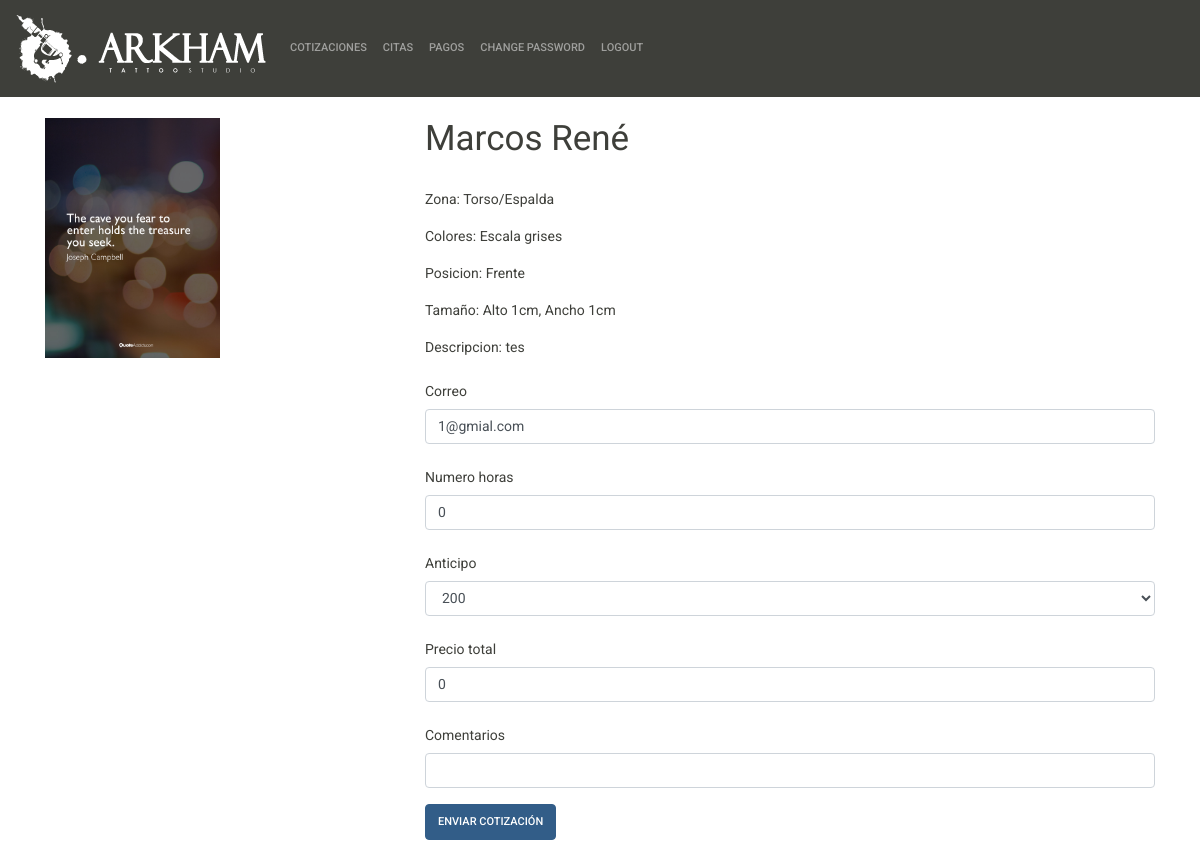
Page /cotizaciones/editar/4/ (signed in) on the committed database.
### web/models.py (models this page shows, shortened)
class Quotation(models.Model):
    creacion = models.DateTimeField(auto_now_add=True, blank=True)
    nombre   = models.CharField(max_length=128)
    telefono = models.CharField(max_length=10)
    correo   = models.EmailField(max_length=254)
    zona     = models.CharField(max_length= 17, choices=zona_option, default='Torso/Espalda')
    tinta    = models.CharField(max_length= 16, choices=tinta_option, default='escala')
    posicion = models.CharField(max_length= 9, choices=posicion_option, default='frente')
    alto        = models.IntegerField(null=False)
    ancho       = models.IntegerField(null=False)
    referencia1 = models.ImageField(null=True, blank=True)
    referencia2 = models.ImageField(null=True, blank=True)
    referencia3 = models.ImageField(null=True, blank=True)
    descripcion = models.TextField(max_length=280, default='')
    no_horas    = models.IntegerField(default=0)
    anticipo    = models.IntegerField(default=200, choices=anticipo_option)
    precioTotal = models.IntegerField(default=0)
    comentarios = models.TextField(max_length=280, default='')
    cotizado    = models.BooleanField(default=False)

### quotation/views.py (the view, shortened to what this page needs)
# urls.py: path('editar/<int:pk>/', views.CotizarUpdate.as_view(), name='cotizar_editar'),
class CotizarUpdate(LoginRequiredMixin, UpdateView):
    model = Quotation
    form_class = forms.CotizarAdminForm
    template_name = 'admin/cotizar_form.html'
    success_url = reverse_lazy('cotizar_lista')

### quotation/forms.py
class CotizarAdminForm(forms.ModelForm):
    class Meta:
        model = Quotation
        fields = [
            'no_horas',
            'anticipo',
            'precioTotal',
            'comentarios',
            'correo',
        ]
        labels = {
            'no_horas' : 'Numero horas',
            'anticipo': 'Anticipo',
            'precioTotal' : 'Precio total',
            'comentarios' : 'Comentarios',
            'correo' : 'Correo',
        }
        widgets = {
            'no_horas' : forms.TextInput(attrs={'class':'form-control'}),
            'anticipo': forms.Select(attrs={'class':'form-control'}),
            'precioTotal': forms.TextInput(attrs={'class':'form-control'}),
            'comentarios': forms.TextInput(attrs={'class':'form-control'}),
            'correo': forms.TextInput(attrs={'class':'form-control'}),
            }

### templates/admin/cotizar_form.html (shortened to what this page needs)
{% extends 'admin/admin_index.html' %}
{% load staticfiles %}
{% block extracss %}
<link href="{% static 'css/jquery.fancybox.min.css' %}" rel="stylesheet">
{% endblock %}
{% block content %}
<br>
<div class="container">
  <div class="row">
    <div class="col-sm-12 col-md-4">
        <div class="panel panel-default">
            <div class="panel-body">
              <p class="imglist">
                {% if quotation.referencia1 %}
                  <a href="{{ quotation.referencia1.url }}" data-fancybox="images">
                    <img src="{{ quotation.referencia1.url }}" width="50%" height="50%"/>
                  </a>
                {% else %}
                    <h3>No image to display</h3>
                {% endif %}
              </p>
            </div>
        </div>
    </div>
    <div class="col-sm-12 col-md-8">
      <h1>{{ quotation.nombre }}</h1>
      <br>
      <p>Zona: {{ quotation.zona}}</p>
      <p>Colores: {{ quotation.tinta}}</p>
      <p>Posicion: {{ quotation.posicion}}</p>
      <p class="forma">Tamaño: Alto {{ quotation.alto }}cm, Ancho {{ quotation.ancho }}cm </p>
      <p>Descripcion: {{ quotation.descripcion }}</p>
      <form id="cotizar_forma" method="post" enctype="multipart/form-data">
        <label class="col-form-label" for="inputDefault">{{ form.correo.label }}</label>
        <p>{{ form.correo }}</p>
        <label class="col-form-label" for="inputDefault">{{ form.no_horas.label }}</label>
        <p>{{ form.no_horas }}</p>
        <label class="col-form-label" for="inputDefault">{{ form.anticipo.label }}</label>
        <p>{{ form.anticipo }}</p>
        <label class="col-form-label" for="inputDefault">{{ form.precioTotal.label }}</label>
        <p>{{ form.precioTotal }}</p>
        <label class="col-form-label" for="inputDefault">{{ form.comentarios.label }}</label>
        <p>{{ form.comentarios }}</p>
        <button type="submit" value="Update" class="btn btn-primary">Enviar cotización</button>
      </form>
      <br>
    </div>
  </div>
</div>
{% endblock %}

### rows in the picture
Quotation: referencia1 (picture), nombre "Marcos René", zona "Torso/Espalda", tinta "Escala grises", posicion "Frente", alto "1", ancho "1", descripcion "tes", correo "1@gmial.com", no_horas "0", anticipo "200", precioTotal "0"
